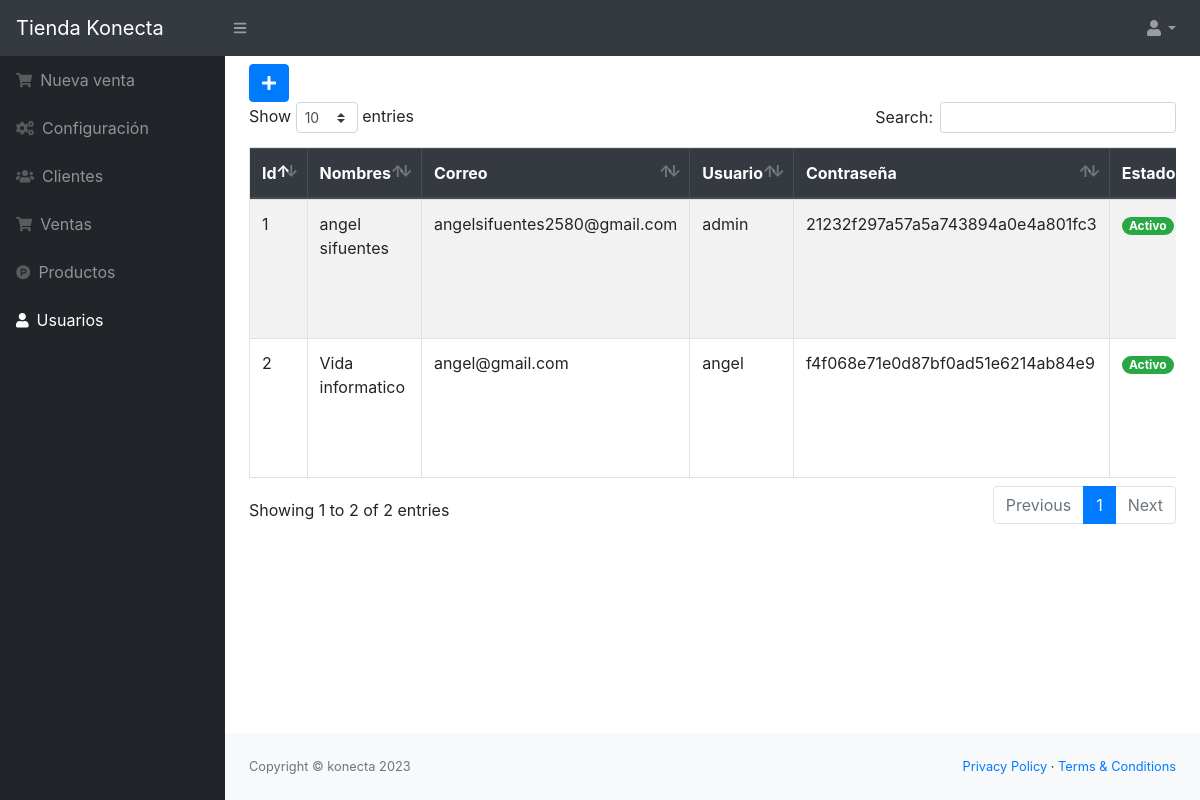
Page /src/usuarios.php (signed in) on the earlier database version.
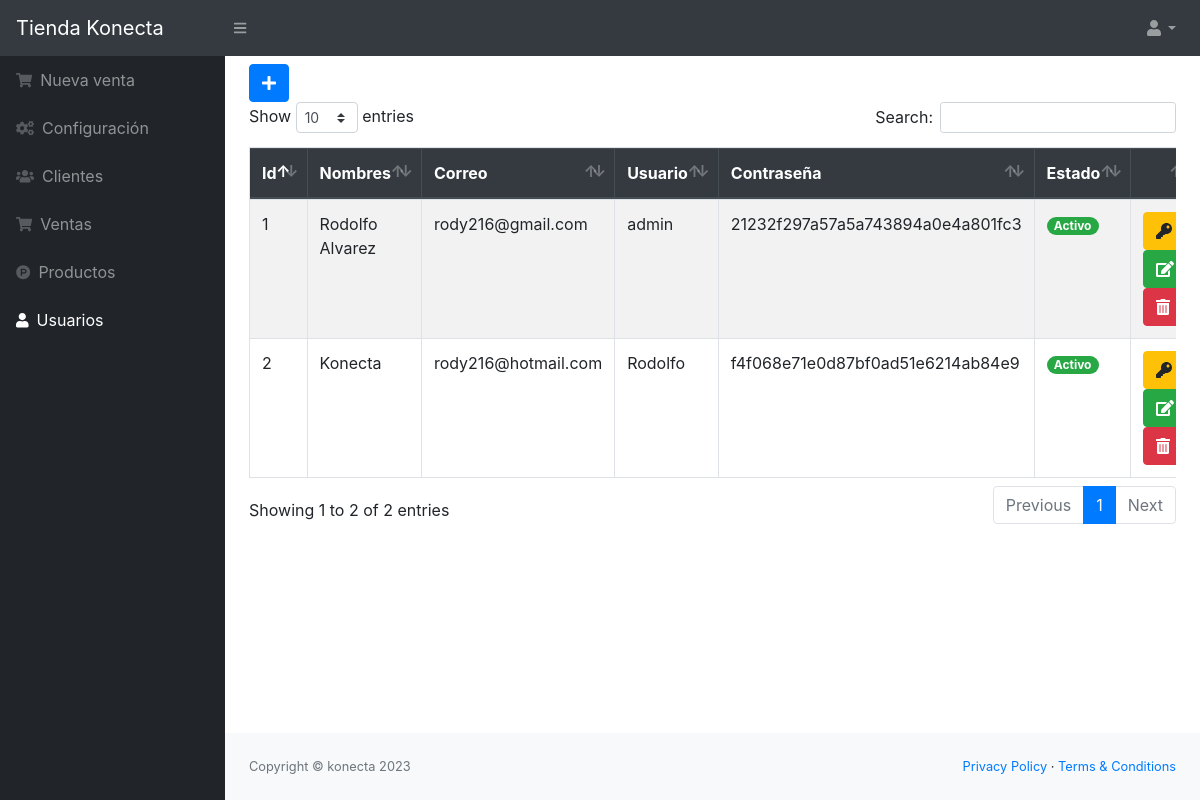
Same page on the later database version.
### tables this page shows
CREATE TABLE `usuario` (
  `idusuario` int(11) NOT NULL,
  `nombre` varchar(100) NOT NULL,
  `correo` varchar(100) NOT NULL,
  `usuario` varchar(20) NOT NULL,
  `clave` varchar(50) NOT NULL,
  `estado` int(11) NOT NULL DEFAULT 1
);

### src/usuarios.php (the view, shortened to what this page needs)
<?php include_once "includes/header.php";
?>
<button class="btn btn-primary" type="button" data-toggle="modal" data-target="#nuevo_usuario"><i class="fas fa-plus"></i></button>
<div class="table-responsive">
    <table class="table table-hover table-striped table-bordered mt-2" id="tbl">
        <thead class="thead-dark">
            <tr>
                <th>Id</th>
                <th>Nombres</th>
                <th>Correo</th>
                <th>Usuario</th>
                <th>Contraseña</th>
                <th>Estado</th>
                <th></th>
            </tr>
        </thead>
        <tbody>
            <?php
            include "../conexion.php";
            $query = mysqli_query($conexion, "SELECT * FROM usuario ORDER BY estado DESC");
            $result = mysqli_num_rows($query);
            if ($result > 0) {
                while ($data = mysqli_fetch_assoc($query)) {
                    if ($data['estado'] == 1) {
                        $estado = '<span class="badge badge-pill badge-success">Activo</span>';
                    } else {
                        $estado = '<span class="badge badge-pill badge-danger">Inactivo</span>';
                    }
            ?>
                    <tr>
                        <td><?php echo $data['idusuario']; ?></td>
                        <td><?php echo $data['nombre']; ?></td>
                        <td><?php echo $data['correo']; ?></td>
                        <td><?php echo $data['usuario']; ?></td>
                        <td><?php echo $data['clave']; ?></td>
                        <td><?php echo $estado; ?></td>
                        <td>
                            <?php if ($data['estado'] == 1) { ?>
                                <a href="rol.php?id=<?php echo $data['idusuario']; ?>" class="btn btn-warning"><i class='fas fa-key'></i></a>
                                <a href="editar_usuario.php?id=<?php echo $data['idusuario']; ?>" class="btn btn-success"><i class='fas fa-edit'></i></a>
                                <form action="eliminar_usuario.php?id=<?php echo $data['idusuario']; ?>" method="post" class="confirmar d-inline">
                                    <button class="btn btn-danger" type="submit"><i class='fas fa-trash-alt'></i> </button>
                                </form>
                            <?php } ?>
                        </td>
                    </tr>
            <?php }
            } ?>
        </tbody>
    </table>
</div>
<?php include_once "includes/footer.php"; ?>

Differences in the rows shown:
changed usuario "admin": nombre "angel sifuentes" → "Rodolfo Alvarez"; correo "angelsifuentes2580@gmail.com" → "rody216@gmail.com"
changed usuario "f4f068e71e0d87bf0ad51e6214ab84e9": nombre "Vida informatico" → "Konecta"; correo "angel@gmail.com" → "rody216@hotmail.com"; usuario "angel" → "Rodolfo"
